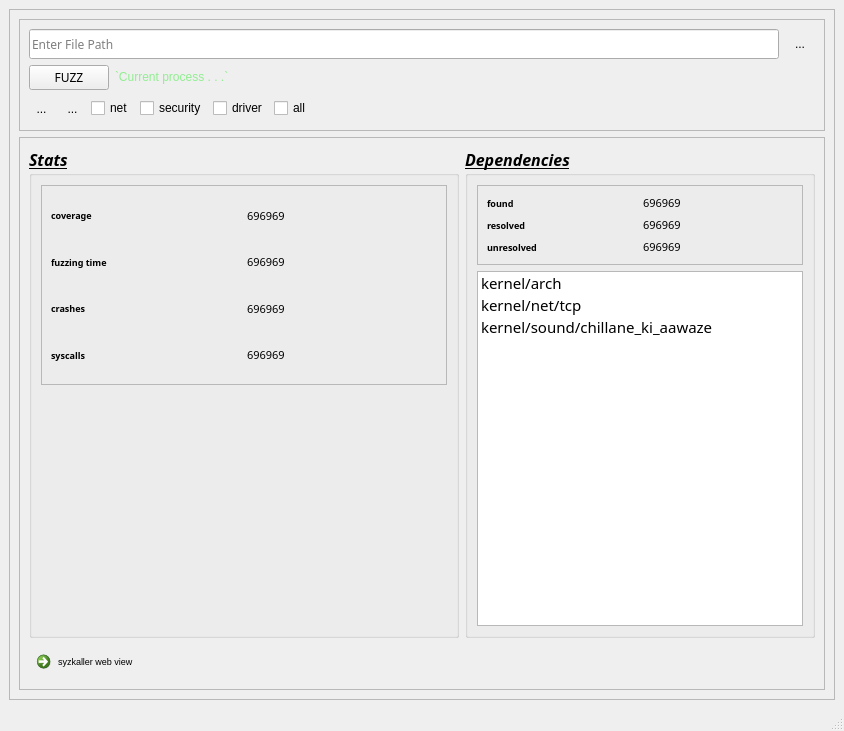
<?xml version="1.0" encoding="UTF-8"?>
<ui version="4.0">
 <class>MainWindow</class>
 <widget class="QMainWindow" name="MainWindow">
  <property name="geometry">
   <rect>
    <x>0</x>
    <y>0</y>
    <width>844</width>
    <height>731</height>
   </rect>
  </property>
  <property name="windowTitle">
   <string>MainWindow</string>
  </property>
  <widget class="QWidget" name="centralwidget">
   <layout class="QGridLayout" name="gridLayout_9">
    <item row="0" column="0">
     <widget class="QFrame" name="frame">
      <property name="minimumSize">
       <size>
        <width>0</width>
        <height>35</height>
       </size>
      </property>
      <property name="frameShape">
       <enum>QFrame::StyledPanel</enum>
      </property>
      <property name="frameShadow">
       <enum>QFrame::Raised</enum>
      </property>
      <layout class="QGridLayout" name="gridLayout_8">
       <item row="0" column="0">
        <widget class="QFrame" name="frame_2">
         <property name="minimumSize">
          <size>
           <width>0</width>
           <height>0</height>
          </size>
         </property>
         <property name="maximumSize">
          <size>
           <width>1000</width>
           <height>1000</height>
          </size>
         </property>
         <property name="autoFillBackground">
          <bool>false</bool>
         </property>
         <property name="frameShape">
          <enum>QFrame::StyledPanel</enum>
         </property>
         <property name="frameShadow">
          <enum>QFrame::Raised</enum>
         </property>
         <layout class="QGridLayout" name="gridLayout">
          <item row="0" column="0">
           <layout class="QHBoxLayout" name="horizontalLayout">
            <item>
             <widget class="QLineEdit" name="filePath">
              <property name="maximumSize">
               <size>
                <width>16777215</width>
                <height>30</height>
               </size>
              </property>
              <property name="font">
               <font>
                <family>Montserrat</family>
                <italic>false</italic>
               </font>
              </property>
              <property name="placeholderText">
               <string>Enter File Path </string>
              </property>
             </widget>
            </item>
            <item>
             <widget class="QToolButton" name="browseButton">
              <property name="minimumSize">
               <size>
                <width>30</width>
                <height>30</height>
               </size>
              </property>
              <property name="maximumSize">
               <size>
                <width>16777214</width>
                <height>16777215</height>
               </size>
              </property>
              <property name="text">
               <string>...</string>
              </property>
              <property name="icon">
               <iconset resource="icons.qrc">
                <normaloff>:/images/images/folder.png</normaloff>:/images/images/folder.png</iconset>
              </property>
              <property name="popupMode">
               <enum>QToolButton::InstantPopup</enum>
              </property>
              <property name="toolButtonStyle">
               <enum>Qt::ToolButtonIconOnly</enum>
              </property>
              <property name="autoRaise">
               <bool>true</bool>
              </property>
             </widget>
            </item>
           </layout>
          </item>
          <item row="1" column="0">
           <layout class="QGridLayout" name="gridLayout_2">
            <item row="0" column="2">
             <spacer name="horizontalSpacer">
              <property name="orientation">
               <enum>Qt::Horizontal</enum>
              </property>
              <property name="sizeHint" stdset="0">
               <size>
                <width>108</width>
                <height>20</height>
               </size>
              </property>
             </spacer>
            </item>
            <item row="0" column="1">
             <widget class="QLabel" name="fileUploadError">
              <property name="text">
               <string>&lt;html&gt;&lt;head/&gt;&lt;body&gt;&lt;p&gt;&lt;span style=&quot; color:#90ee90;&quot;&gt;`Current process . . .`&lt;/span&gt;&lt;/p&gt;&lt;/body&gt;&lt;/html&gt;</string>
              </property>
             </widget>
            </item>
            <item row="0" column="0">
             <widget class="QPushButton" name="fuzzButton">
              <property name="font">
               <font>
                <family>Montserrat</family>
                <weight>50</weight>
                <bold>false</bold>
               </font>
              </property>
              <property name="text">
               <string>FUZZ</string>
              </property>
             </widget>
            </item>
           </layout>
          </item>
          <item row="2" column="0">
           <layout class="QHBoxLayout" name="horizontalLayout_2">
            <item>
             <widget class="QToolButton" name="toolButton_2">
              <property name="minimumSize">
               <size>
                <width>25</width>
                <height>25</height>
               </size>
              </property>
              <property name="text">
               <string>...</string>
              </property>
              <property name="icon">
               <iconset resource="icons.qrc">
                <normaloff>:/images/images/stop-button.png</normaloff>:/images/images/stop-button.png</iconset>
              </property>
              <property name="iconSize">
               <size>
                <width>25</width>
                <height>25</height>
               </size>
              </property>
              <property name="autoRaise">
               <bool>true</bool>
              </property>
             </widget>
            </item>
            <item>
             <widget class="QToolButton" name="toolButton_3">
              <property name="minimumSize">
               <size>
                <width>25</width>
                <height>25</height>
               </size>
              </property>
              <property name="text">
               <string>...</string>
              </property>
              <property name="icon">
               <iconset resource="icons.qrc">
                <normaloff>:/images/images/refresh.png</normaloff>:/images/images/refresh.png</iconset>
              </property>
              <property name="iconSize">
               <size>
                <width>25</width>
                <height>25</height>
               </size>
              </property>
              <property name="autoRaise">
               <bool>true</bool>
              </property>
             </widget>
            </item>
            <item>
             <widget class="QCheckBox" name="checkBox">
              <property name="text">
               <string>net</string>
              </property>
             </widget>
            </item>
            <item>
             <widget class="QCheckBox" name="checkBox_2">
              <property name="text">
               <string>security</string>
              </property>
             </widget>
            </item>
            <item>
             <widget class="QCheckBox" name="checkBox_3">
              <property name="text">
               <string>driver</string>
              </property>
             </widget>
            </item>
            <item>
             <widget class="QCheckBox" name="checkBox_4">
              <property name="text">
               <string>all</string>
              </property>
             </widget>
            </item>
            <item>
             <spacer name="horizontalSpacer_2">
              <property name="orientation">
               <enum>Qt::Horizontal</enum>
              </property>
              <property name="sizeHint" stdset="0">
               <size>
                <width>40</width>
                <height>20</height>
               </size>
              </property>
             </spacer>
            </item>
           </layout>
          </item>
         </layout>
        </widget>
       </item>
       <item row="1" column="0">
        <widget class="QFrame" name="frame_3">
         <property name="frameShape">
          <enum>QFrame::StyledPanel</enum>
         </property>
         <property name="frameShadow">
          <enum>QFrame::Raised</enum>
         </property>
         <layout class="QGridLayout" name="gridLayout_7">
          <item row="0" column="0">
           <layout class="QHBoxLayout" name="horizontalLayout_5">
            <item>
             <widget class="QGroupBox" name="groupBox">
              <property name="font">
               <font>
                <family>Montserrat Medium</family>
                <pointsize>12</pointsize>
                <weight>75</weight>
                <italic>true</italic>
                <bold>true</bold>
                <underline>true</underline>
               </font>
              </property>
              <property name="title">
               <string>Stats</string>
              </property>
              <layout class="QGridLayout" name="gridLayout_3">
               <item row="1" column="1">
                <widget class="QFrame" name="frame_4">
                 <property name="minimumSize">
                  <size>
                   <width>0</width>
                   <height>200</height>
                  </size>
                 </property>
                 <property name="maximumSize">
                  <size>
                   <width>16777215</width>
                   <height>1000</height>
                  </size>
                 </property>
                 <property name="frameShape">
                  <enum>QFrame::StyledPanel</enum>
                 </property>
                 <property name="frameShadow">
                  <enum>QFrame::Raised</enum>
                 </property>
                 <layout class="QGridLayout" name="gridLayout_4">
                  <item row="0" column="0">
                   <layout class="QHBoxLayout" name="horizontalLayout_3">
                    <item>
                     <layout class="QVBoxLayout" name="verticalLayout">
                      <item>
                       <widget class="QLabel" name="label">
                        <property name="font">
                         <font>
                          <family>Montserrat</family>
                          <pointsize>7</pointsize>
                          <weight>75</weight>
                          <italic>false</italic>
                          <bold>true</bold>
                          <underline>false</underline>
                         </font>
                        </property>
                        <property name="text">
                         <string>coverage</string>
                        </property>
                       </widget>
                      </item>
                      <item>
                       <widget class="QLabel" name="label_3">
                        <property name="font">
                         <font>
                          <family>Montserrat</family>
                          <pointsize>7</pointsize>
                          <weight>75</weight>
                          <italic>false</italic>
                          <bold>true</bold>
                          <underline>false</underline>
                         </font>
                        </property>
                        <property name="text">
                         <string>fuzzing time</string>
                        </property>
                       </widget>
                      </item>
                      <item>
                       <widget class="QLabel" name="label_4">
                        <property name="font">
                         <font>
                          <family>Montserrat</family>
                          <pointsize>7</pointsize>
                          <weight>75</weight>
                          <italic>false</italic>
                          <bold>true</bold>
                          <underline>false</underline>
                         </font>
                        </property>
                        <property name="text">
                         <string>crashes</string>
                        </property>
                       </widget>
                      </item>
                      <item>
                       <widget class="QLabel" name="label_5">
                        <property name="font">
                         <font>
                          <family>Montserrat</family>
                          <pointsize>7</pointsize>
                          <weight>75</weight>
                          <italic>false</italic>
                          <bold>true</bold>
                          <underline>false</underline>
                         </font>
                        </property>
                        <property name="text">
                         <string>syscalls</string>
                        </property>
                       </widget>
                      </item>
                     </layout>
                    </item>
                    <item>
                     <layout class="QVBoxLayout" name="verticalLayout_2">
                      <item>
                       <widget class="QLabel" name="coverageAmount">
                        <property name="font">
                         <font>
                          <family>Montserrat</family>
                          <pointsize>8</pointsize>
                          <weight>50</weight>
                          <italic>false</italic>
                          <bold>false</bold>
                          <underline>false</underline>
                         </font>
                        </property>
                        <property name="text">
                         <string>696969</string>
                        </property>
                       </widget>
                      </item>
                      <item>
                       <widget class="QLabel" name="fuzzedTime">
                        <property name="font">
                         <font>
                          <family>Montserrat</family>
                          <pointsize>8</pointsize>
                          <weight>50</weight>
                          <italic>false</italic>
                          <bold>false</bold>
                          <underline>false</underline>
                         </font>
                        </property>
                        <property name="text">
                         <string>696969</string>
                        </property>
                       </widget>
                      </item>
                      <item>
                       <widget class="QLabel" name="crashes">
                        <property name="font">
                         <font>
                          <family>Montserrat</family>
                          <pointsize>8</pointsize>
                          <weight>50</weight>
                          <italic>false</italic>
                          <bold>false</bold>
                          <underline>false</underline>
                         </font>
                        </property>
                        <property name="text">
                         <string>696969</string>
                        </property>
                       </widget>
                      </item>
                      <item>
                       <widget class="QLabel" name="syscallsExecuted">
                        <property name="font">
                         <font>
                          <family>Montserrat</family>
                          <pointsize>8</pointsize>
                          <weight>50</weight>
                          <italic>false</italic>
                          <bold>false</bold>
                          <underline>false</underline>
                         </font>
                        </property>
                        <property name="text">
                         <string>696969</string>
                        </property>
                       </widget>
                      </item>
                     </layout>
                    </item>
                   </layout>
                  </item>
                 </layout>
                </widget>
               </item>
               <item row="2" column="1">
                <spacer name="verticalSpacer_2">
                 <property name="orientation">
                  <enum>Qt::Vertical</enum>
                 </property>
                 <property name="sizeHint" stdset="0">
                  <size>
                   <width>20</width>
                   <height>40</height>
                  </size>
                 </property>
                </spacer>
               </item>
              </layout>
             </widget>
            </item>
            <item>
             <widget class="QGroupBox" name="groupBox_2">
              <property name="maximumSize">
               <size>
                <width>350</width>
                <height>16777215</height>
               </size>
              </property>
              <property name="font">
               <font>
                <family>Montserrat Medium</family>
                <pointsize>12</pointsize>
                <weight>75</weight>
                <italic>true</italic>
                <bold>true</bold>
                <underline>true</underline>
               </font>
              </property>
              <property name="title">
               <string>Dependencies</string>
              </property>
              <layout class="QGridLayout" name="gridLayout_6">
               <item row="0" column="0">
                <widget class="QFrame" name="frame_5">
                 <property name="frameShape">
                  <enum>QFrame::StyledPanel</enum>
                 </property>
                 <property name="frameShadow">
                  <enum>QFrame::Raised</enum>
                 </property>
                 <layout class="QGridLayout" name="gridLayout_5">
                  <item row="0" column="0">
                   <layout class="QHBoxLayout" name="horizontalLayout_4">
                    <item>
                     <layout class="QVBoxLayout" name="verticalLayout_3">
                      <item>
                       <widget class="QLabel" name="label_11">
                        <property name="font">
                         <font>
                          <family>Montserrat</family>
                          <pointsize>7</pointsize>
                          <weight>75</weight>
                          <italic>false</italic>
                          <bold>true</bold>
                          <underline>false</underline>
                         </font>
                        </property>
                        <property name="text">
                         <string>found</string>
                        </property>
                       </widget>
                      </item>
                      <item>
                       <widget class="QLabel" name="label_12">
                        <property name="font">
                         <font>
                          <family>Montserrat</family>
                          <pointsize>7</pointsize>
                          <weight>75</weight>
                          <italic>false</italic>
                          <bold>true</bold>
                          <underline>false</underline>
                         </font>
                        </property>
                        <property name="text">
                         <string>resolved</string>
                        </property>
                       </widget>
                      </item>
                      <item>
                       <widget class="QLabel" name="label_13">
                        <property name="font">
                         <font>
                          <family>Montserrat</family>
                          <pointsize>7</pointsize>
                          <weight>75</weight>
                          <italic>false</italic>
                          <bold>true</bold>
                          <underline>false</underline>
                         </font>
                        </property>
                        <property name="text">
                         <string>unresolved</string>
                        </property>
                       </widget>
                      </item>
                     </layout>
                    </item>
                    <item>
                     <layout class="QVBoxLayout" name="verticalLayout_4">
                      <item>
                       <widget class="QLabel" name="dependenciesFound">
                        <property name="font">
                         <font>
                          <family>Montserrat</family>
                          <pointsize>8</pointsize>
                          <weight>50</weight>
                          <italic>false</italic>
                          <bold>false</bold>
                          <underline>false</underline>
                         </font>
                        </property>
                        <property name="text">
                         <string>696969</string>
                        </property>
                       </widget>
                      </item>
                      <item>
                       <widget class="QLabel" name="dependenciesResolved">
                        <property name="font">
                         <font>
                          <family>Montserrat</family>
                          <pointsize>8</pointsize>
                          <weight>50</weight>
                          <italic>false</italic>
                          <bold>false</bold>
                          <underline>false</underline>
                         </font>
                        </property>
                        <property name="text">
                         <string>696969</string>
                        </property>
                       </widget>
                      </item>
                      <item>
                       <widget class="QLabel" name="dependencyUnresolved">
                        <property name="font">
                         <font>
                          <family>Montserrat</family>
                          <pointsize>8</pointsize>
                          <weight>50</weight>
                          <italic>false</italic>
                          <bold>false</bold>
                          <underline>false</underline>
                         </font>
                        </property>
                        <property name="text">
                         <string>696969</string>
                        </property>
                       </widget>
                      </item>
                     </layout>
                    </item>
                   </layout>
                  </item>
                 </layout>
                </widget>
               </item>
               <item row="1" column="0">
                <widget class="QListWidget" name="dependencyList">
                 <property name="font">
                  <font>
                   <family>Montserrat Medium</family>
                   <pointsize>11</pointsize>
                   <weight>50</weight>
                   <italic>false</italic>
                   <bold>false</bold>
                   <underline>false</underline>
                  </font>
                 </property>
                 <item>
                  <property name="text">
                   <string>kernel/arch</string>
                  </property>
                 </item>
                 <item>
                  <property name="text">
                   <string>kernel/net/tcp</string>
                  </property>
                 </item>
                 <item>
                  <property name="text">
                   <string>kernel/sound/chillane_ki_aawaze</string>
                  </property>
                 </item>
                </widget>
               </item>
              </layout>
             </widget>
            </item>
           </layout>
          </item>
          <item row="1" column="0">
           <widget class="QCommandLinkButton" name="commandLinkButton">
            <property name="font">
             <font>
              <family>Segoe UI</family>
              <pointsize>7</pointsize>
              <weight>50</weight>
              <bold>false</bold>
             </font>
            </property>
            <property name="text">
             <string>syzkaller web view</string>
            </property>
           </widget>
          </item>
         </layout>
        </widget>
       </item>
      </layout>
     </widget>
    </item>
   </layout>
  </widget>
  <widget class="QMenuBar" name="menubar">
   <property name="geometry">
    <rect>
     <x>0</x>
     <y>0</y>
     <width>844</width>
     <height>26</height>
    </rect>
   </property>
  </widget>
  <widget class="QStatusBar" name="statusbar"/>
 </widget>
 <resources>
  <include location="icons.qrc"/>
 </resources>
 <connections/>
</ui>
